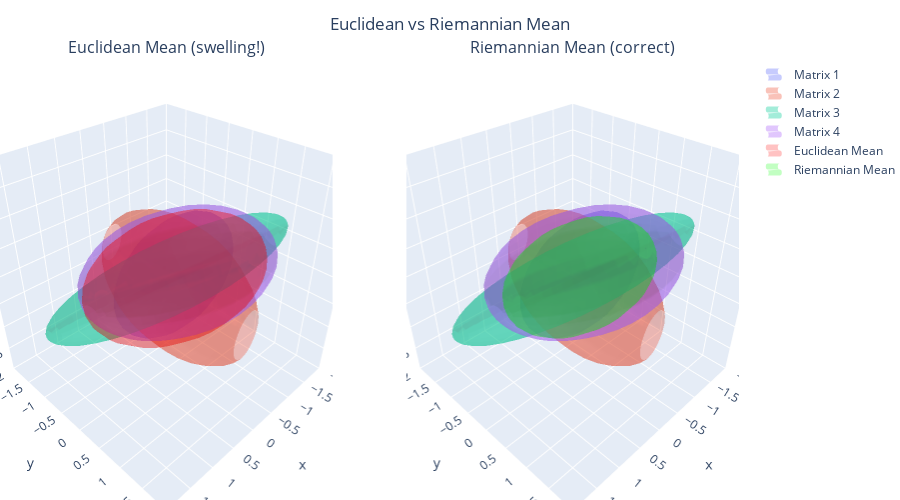

Notebook cell for this chart:
### Markdown cell above
### Euclidean vs Riemannian Mean: The Swelling Problem

**Euclidean mean** (what you'd normally compute):
$$\bar{A}_{Euc} = \frac{1}{n}\sum_{i=1}^n A_i$$

**Problem**: This causes **swelling** — the determinant $\det(\bar{A}_{Euc})$ is larger than the average of individual determinants! In DTI, this destroys information about nerve fiber direction.

**Riemannian (Fréchet) mean** respects the manifold geometry:
$$\bar{A}_{Riem} = \arg\min_{A \in \text{SPD}} \sum_{i=1}^n d_R^2(A, A_i)$$

This is computed iteratively:
1. Project all matrices to tangent space at current estimate
2. Average in tangent space (which IS flat)
3. Map back to manifold via exponential map
4. Repeat until convergence

**Result**: The Riemannian mean preserves determinant and anisotropy — geometrically "correct"!

### Code cell
# Compare means - notice the swelling effect!
fig = viz.explore_spd(matrices, mode='means')
fig.show()

### Figure 1 — Plotly figure (JSON) as saved in the notebook; plotly's stock layout.template omitted (floating-point values rounded to 4 significant figures; data arrays with more than 128 entries replaced by an {"elided": "..."} marker saying what was removed)
{"data": [{"colorscale": [[0, "rgba(99, 110, 250, 0.6)"], [1, "rgba(99, 110, 250, 0.6)"]], "hoverinfo": "name", "name": "Matrix 1", "opacity": 0.6, "scene": "scene", "showlegend": true, "showscale": false, "type": "surface", "x": {"elided": "20x20 float values"}, "y": {"elided": "20x20 float values"}, "z": {"elided": "20x20 float values"}}, {"colorscale": [[0, "rgba(239, 85, 59, 0.6)"], [1, "rgba(239, 85, 59, 0.6)"]], "hoverinfo": "name", "name": "Matrix 2", "opacity": 0.6, "scene": "scene", "showlegend": true, "showscale": false, "type": "surface", "x": {"elided": "20x20 float values"}, "y": {"elided": "20x20 float values"}, "z": {"elided": "20x20 float values"}}, {"colorscale": [[0, "rgba(0, 204, 150, 0.6)"], [1, "rgba(0, 204, 150, 0.6)"]], "hoverinfo": "name", "name": "Matrix 3", "opacity": 0.6, "scene": "scene", "showlegend": true, "showscale": false, "type": "surface", "x": {"elided": "20x20 float values"}, "y": {"elided": "20x20 float values"}, "z": {"elided": "20x20 float values"}}, {"colorscale": [[0, "rgba(171, 99, 250, 0.6)"], [1, "rgba(171, 99, 250, 0.6)"]], "hoverinfo": "name", "name": "Matrix 4", "opacity": 0.6, "scene": "scene", "showlegend": true, "showscale": false, "type": "surface", "x": {"elided": "20x20 float values"}, "y": {"elided": "20x20 float values"}, "z": {"elided": "20x20 float values"}}, {"colorscale": [[0, "rgba(255, 0, 0, 0.4)"], [1, "rgba(255, 0, 0, 0.4)"]], "hoverinfo": "name", "name": "Euclidean Mean", "opacity": 0.6, "scene": "scene", "showlegend": true, "showscale": false, "type": "surface", "x": {"elided": "20x20 float values"}, "y": {"elided": "20x20 float values"}, "z": {"elided": "20x20 float values"}}, {"colorscale": [[0, "rgba(99, 110, 250, 0.6)"], [1, "rgba(99, 110, 250, 0.6)"]], "hoverinfo": "name", "name": "Matrix 1", "opacity": 0.6, "scene": "scene2", "showlegend": false, "showscale": false, "type": "surface", "x": {"elided": "20x20 float values"}, "y": {"elided": "20x20 float values"}, "z": {"elided": "20x20 float values"}}, {"colorscale": [[0, "rgba(239, 85, 59, 0.6)"], [1, "rgba(239, 85, 59, 0.6)"]], "hoverinfo": "name", "name": "Matrix 2", "opacity": 0.6, "scene": "scene2", "showlegend": false, "showscale": false, "type": "surface", "x": {"elided": "20x20 float values"}, "y": {"elided": "20x20 float values"}, "z": {"elided": "20x20 float values"}}, {"colorscale": [[0, "rgba(0, 204, 150, 0.6)"], [1, "rgba(0, 204, 150, 0.6)"]], "hoverinfo": "name", "name": "Matrix 3", "opacity": 0.6, "scene": "scene2", "showlegend": false, "showscale": false, "type": "surface", "x": {"elided": "20x20 float values"}, "y": {"elided": "20x20 float values"}, "z": {"elided": "20x20 float values"}}, {"colorscale": [[0, "rgba(171, 99, 250, 0.6)"], [1, "rgba(171, 99, 250, 0.6)"]], "hoverinfo": "name", "name": "Matrix 4", "opacity": 0.6, "scene": "scene2", "showlegend": false, "showscale": false, "type": "surface", "x": {"elided": "20x20 float values"}, "y": {"elided": "20x20 float values"}, "z": {"elided": "20x20 float values"}}, {"colorscale": [[0, "rgba(0, 255, 0, 0.4)"], [1, "rgba(0, 255, 0, 0.4)"]], "hoverinfo": "name", "name": "Riemannian Mean", "opacity": 0.6, "scene": "scene2", "showlegend": true, "showscale": false, "type": "surface", "x": {"elided": "20x20 float values"}, "y": {"elided": "20x20 float values"}, "z": {"elided": "20x20 float values"}}], "layout": {"annotations": [{"font": {"size": 16}, "showarrow": false, "text": "Euclidean Mean (swelling!)", "x": 0.225, "xanchor": "center", "xref": "paper", "y": 1, "yanchor": "bottom", "yref": "paper"}, {"font": {"size": 16}, "showarrow": false, "text": "Riemannian Mean (correct)", "x": 0.775, "xanchor": "center", "xref": "paper", "y": 1, "yanchor": "bottom", "yref": "paper"}, {"showarrow": false, "text": "Mean det: 19.387 (inputs avg: 7.946)", "x": 0.25, "xref": "paper", "y": -0.05, "yref": "paper"}, {"showarrow": false, "text": "Mean det: 7.825 (inputs avg: 7.946)", "x": 0.75, "xref": "paper", "y": -0.05, "yref": "paper"}], "height": 500, "margin": {"b": 0, "l": 0, "r": 0, "t": 60}, "scene": {"aspectmode": "cube", "domain": {"x": [0, 0.45], "y": [0, 1]}, "xaxis": {"range": [-2, 2]}, "yaxis": {"range": [-2, 2]}, "zaxis": {"range": [-2, 2]}}, "scene2": {"aspectmode": "cube", "domain": {"x": [0.55, 1], "y": [0, 1]}, "xaxis": {"range": [-2, 2]}, "yaxis": {"range": [-2, 2]}, "zaxis": {"range": [-2, 2]}}, "showlegend": true, "title": {"text": "Euclidean vs Riemannian Mean", "x": 0.5}}}
